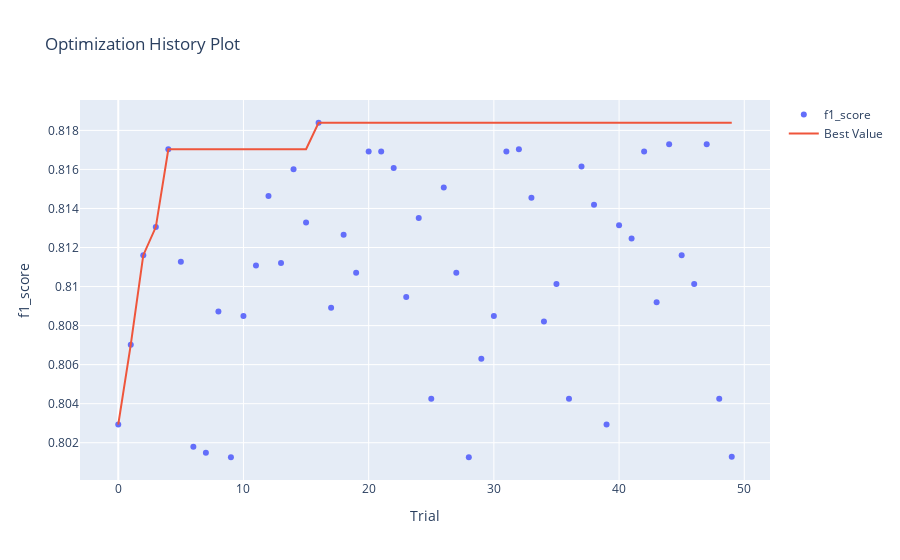

Notebook code cell kept with this figure:
### Code cell
# отследим динамику оптимизации признака
optuna.visualization.plot_optimization_history(study_rf, target_name="f1_score")
